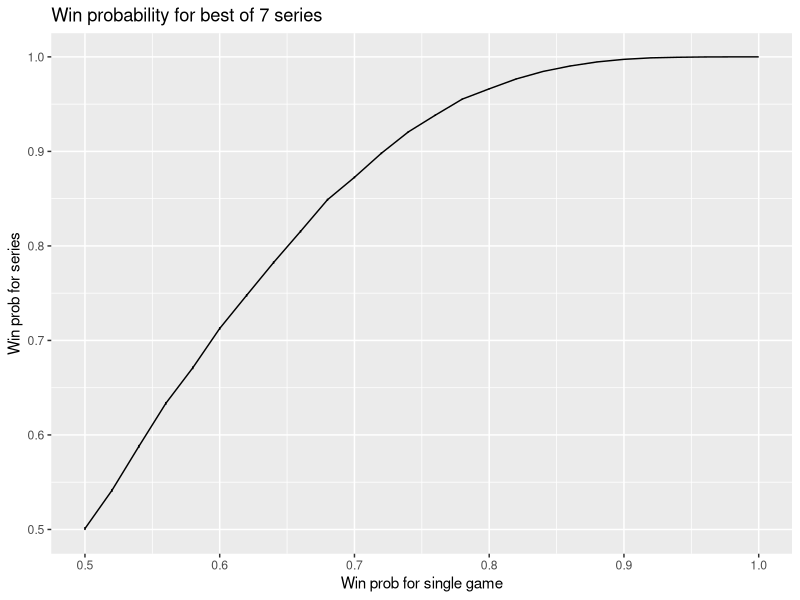
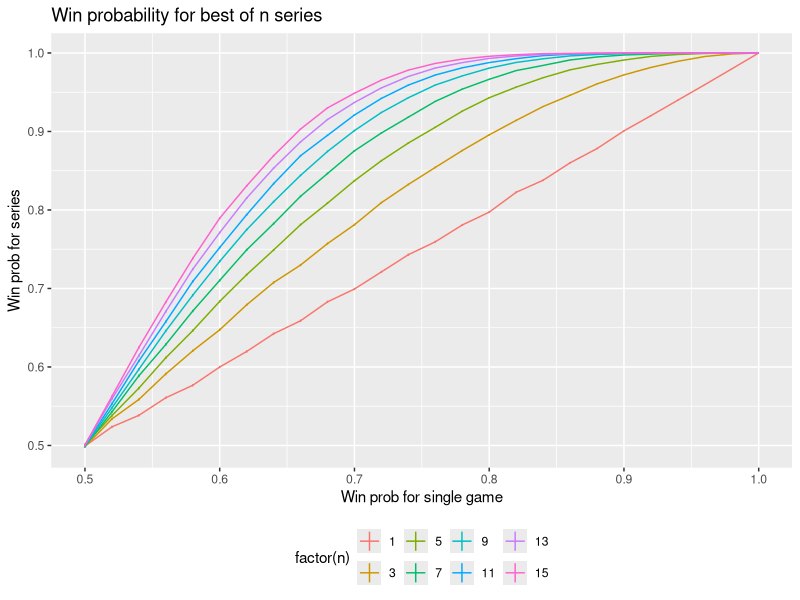

The R source for these figures, in order:
# This script is the code for my blog post on 2019-04-22. We simulate best-of-n
# contests to see how the probability of winning any one game translates to the 
# win probability for a best-of-n contest.

library(ggplot2)

# player has prob p of winning 1 game in a two-player contest
# Out of simN runs of best-of-n contests, in how many runs does the player
# win (as a percentage of total no. of rounds)? A simulation of simN runs, 
# NOT an exact answer!
sim_fn <- function(simN, n, p) {
    if (n %% 2 == 0) {
        stop("n should be an odd number")
    }
    mean(rbinom(simN, n, p) > n / 2)
}

# simulation for single n value
n <- 7
df <- data.frame(p = seq(0.5, 1, length.out = 26), n = n)

set.seed(1043)
simN <- 100000
df$win_prob <- apply(df, 1, function(x) sim_fn(simN, x[2], x[1]))

# compute std err & p_hat \pm 1 std err
df$std_err <- with(df, sqrt(win_prob * (1 - win_prob) / simN))
df$lower <- with(df, win_prob - std_err)
df$upper <- with(df, win_prob + std_err)

# plot
ggplot(df, aes(x = p, y = win_prob)) +
    geom_line() +
    geom_linerange(aes(ymin = lower, ymax = upper)) +
    labs(title = paste("Win probability for best of", n, "series"),
         x = "Win prob for single game", y = "Win prob for series")

# simulation for multiple n values
p <- seq(0.5, 1, length.out = 26)
n <- seq(1, 15, length.out = 8)
df <- expand.grid(p, n)
names(df) <- c("p", "n")

set.seed(422)
simN <- 100000
df$win_prob <- apply(df, 1, function(x) sim_fn(simN, x[2], x[1]))

# compute std err & p_hat \pm 1 std err
df$std_err <- with(df, sqrt(win_prob * (1 - win_prob) / simN))
df$lower <- with(df, win_prob - std_err)
df$upper <- with(df, win_prob + std_err)

ggplot(df, aes(x = p, y = win_prob, col = factor(n))) +
    geom_line() +
    geom_linerange(aes(ymin = lower, ymax = upper)) +
    labs(title = paste("Win probability for best of n series"),
         x = "Win prob for single game", y = "Win prob for series") +
    theme(legend.position = "bottom")
